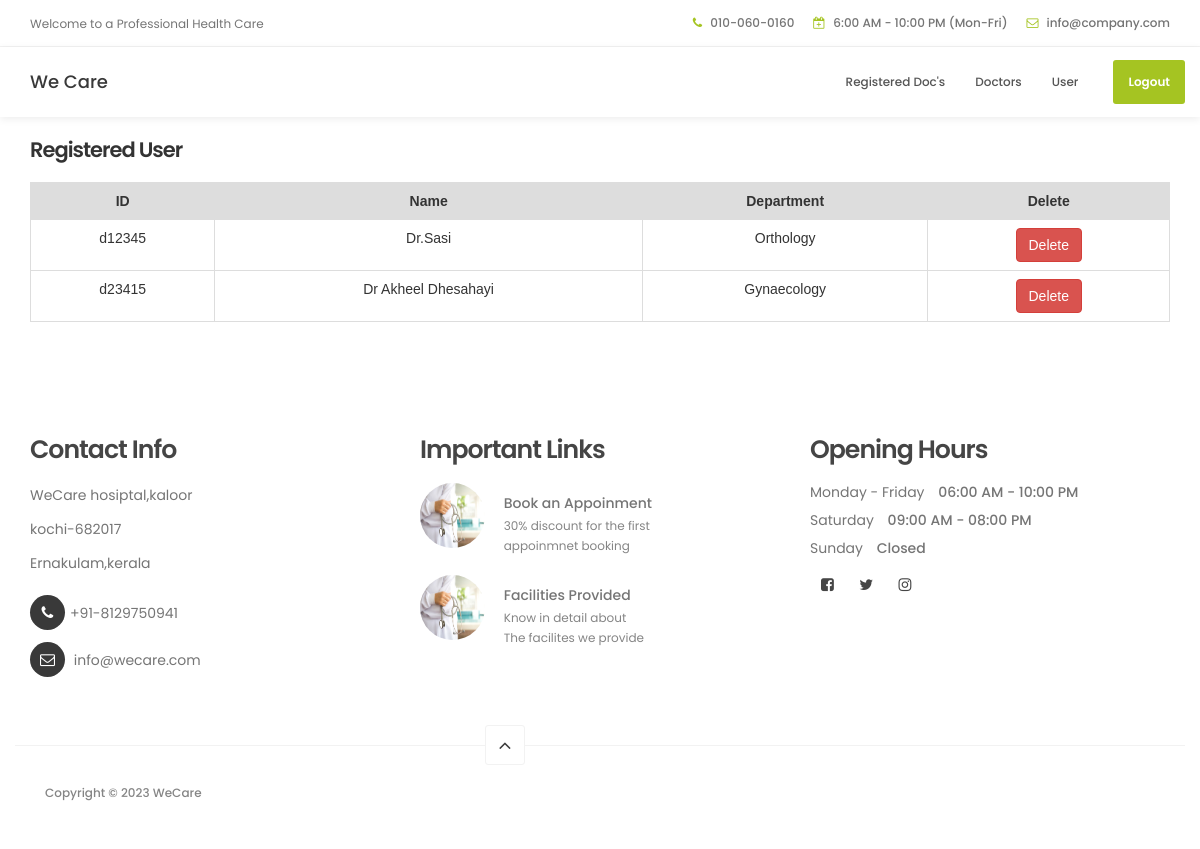
The page /docDisplay on the database its author committed.
### hosptialapp/models.py (models this page shows, shortened)
class docs_db(models.Model):
    doc_name = models.CharField(max_length=25)
    doc_id = models.CharField(max_length=25)
    doc_file = models.FileField(max_length=25)
    doc_department = models.CharField(max_length=25)

### hosptialapp/views.py (the view)
# urls.py: path('docDisplay',views.docDisplay),
def docDisplay(request):
    d=docs_db.objects.all()
    return render(request,"DocsTable.html",{'data':d})

### template/DocsTable.html (shortened to what this page needs)
<!DOCTYPE html>
<html lang="en">
<head>
          {% load static %}
     <link rel="stylesheet" href="{% static 'css/bootstrap.min.css' %}">
     <link rel="stylesheet" href="{% static 'css/font-awesome.min.css' %}">
     <link rel="stylesheet" href="{% static 'css/animate.css' %}">
     <link rel="stylesheet" href="{% static 'css/owl.carousel.css' %}">
     <link rel="stylesheet" href="{% static 'css/owl.theme.default.min.css' %}">
     <link rel="stylesheet" href="https://cdnjs.cloudflare.com/ajax/libs/font-awesome/4.7.0/css/font-awesome.min.css">
     <link rel="stylesheet" href="{% static 'css/tooplate-style.css' %}">
</head>
<body id="top" data-spy="scroll" data-target=".navbar-collapse" data-offset="50">
     <header>
          <div class="container">
               <div class="row">
                    <div class="col-md-4 col-sm-5">
                         <p>Welcome to a Professional Health Care</p>
                    </div>
                    <div class="col-md-8 col-sm-7 text-align-right">
                         <span class="phone-icon"><i class="fa fa-phone"></i> 010-060-0160</span>
                         <span class="date-icon"><i class="fa fa-calendar-plus-o"></i> 6:00 AM - 10:00 PM (Mon-Fri)</span>
                         <span class="email-icon"><i class="fa fa-envelope-o"></i> <a href="https://mail.google.com/">info@company.com</a></span>
                    </div>
               </div>
          </div>
     </header>
     <section class="navbar navbar-default navbar-static-top" role="navigation">
          <div class="container">
               <div class="navbar-header">
                    <a href="./" class="navbar-brand">We Care</a>
               </div>
               <div class="collapse navbar-collapse">
                    <ul class="nav navbar-nav navbar-right">
                         <li><a href="docDisplay" class="smoothScroll">Registered Doc's</a></li>
                         <li><a href="docsform" class="smoothScroll">Doctors</a></li>
                         <li><a href="adminhome" class="smoothScroll">User</a></li>
                         <li class="appointment-btn"><a href="adminlogout">Logout</a></li>
                    </ul>
               </div>
          </div>
     </section>
     <div class="container">
          <h3>Registered User</h3><br>
     {% if data %}
     <table class="table">
          <tr>
               <th>ID</th>
               <th>Name</th>
               <th>Department</th>
               <th>Delete</th>
          </tr>
          {% for i in data %}
          <tr>
               <td>{{i.doc_id}}</td>
               <td>{{i.doc_name}}</td>
               <td>{{i.doc_department}}</td>
               <td><a href="/docDele/{{i.id}}" class="btn btn-danger">Delete</a></td>
          </tr>
          {% endfor %}
     </table>
     {% else %}
     <p>No details Available</p>
     {% endif %}
     </div>
     <footer data-stellar-background-ratio="5">
          <div class="container">
               <div class="row">
                    <div class="col-md-4 col-sm-4">
                         <div class="footer-thumb">
                              <h4 class="wow fadeInUp" data-wow-delay="0.4s">Contact Info</h4>
                              <p>WeCare hosiptal,kaloor</p>
                              <p>kochi-682017</p>
                              <p>Ernakulam,kerala</p>
                              <div class="contact-info">
                                   <p><i class="fa fa-phone"></i>+91-8129750941</p>
                                   <p><i class="fa fa-envelope-o"></i> <a href="#">info@wecare.com</a></p>
                              </div>
                         </div>
                    </div>
                    <div class="col-md-4 col-sm-4">
                         <div class="footer-thumb">
                              <h4 class="wow fadeInUp" data-wow-delay="0.4s">Important Links </h4>
                              <div class="latest-stories">
                                   <div class="stories-image">
                                        <a href="#"><img src="{% static 'images/news-image.jpg' %}" class="img-responsive" alt=""></a>
                                   </div>
                                   <div class="stories-info">
                                        <a href="#"><h5>Book an Appoinment</h5></a>
                                        <span>30% discount for the first <br> appoinmnet booking</span>
                                   </div>
                              </div>
                              <div class="latest-stories">
                                   <div class="stories-image">
                                        <a href="#"><img src="{% static 'images/news-image.jpg' %}" class="img-responsive" alt=""></a>
                                   </div>
                                   <div class="stories-info">
                                        <a href="#"><h5>Facilities Provided</h5></a>
                                        <span>Know in detail about <br> The facilites we provide</span>
                                   </div>
                              </div>
                         </div>
                    </div>
                    <div class="col-md-4 col-sm-4">
                         <div class="footer-thumb">
                              <div class="opening-hours">
                                   <h4 class="wow fadeInUp" data-wow-delay="0.4s">Opening Hours</h4>
                                   <p>Monday - Friday <span>06:00 AM - 10:00 PM</span></p>
                                   <p>Saturday <span>09:00 AM - 08:00 PM</span></p>
                                   <p>Sunday <span>Closed</span></p>
                              </div>
                              <ul class="social-icon">
                                   <li><a href="https://www.facebook.com/tooplate" class="fa fa-facebook-square" attr="facebook icon"></a></li>
                                   <li><a href="#" class="fa fa-twitter"></a></li>
                                   <li><a href="#" class="fa fa-instagram"></a></li>
                              </ul>
                         </div>
                    </div>
                    <div class="col-md-12 col-sm-12 border-top ">
                         <div class="col-md-4 col-sm-6">
                              <div class="copyright-text">
                                   <p>Copyright &copy; 2023 WeCare
                              </div>
                         </div>
                         <div class="col-md-2 col-sm-2 text-align-center">
                              <div class="angle-up-btn">
                                  <a href="#top" class="smoothScroll wow fadeInUp" data-wow-delay="1.2s"><i class="fa fa-angle-up"></i></a>
                              </div>
                         </div>
                    </div>
               </div>
          </div>
     </footer>
</body>
</html>

### static/css/tooplate-style.css (style rules this page uses)
body { background: #ffffff; font-family: 'Poppins', sans-serif; overflow-x: hidden; }
h1,h2,h3,h4,h5,h6 { font-weight: 600; line-height: inherit; }
h1,h2,h3,h4 { letter-spacing: -1px; }
h5 { font-weight: 500; }
h3 { font-size: 1.8em; line-height: 1.2em; margin-bottom: 0; }
h4 { color: #454545; font-size: 1.8em; padding-bottom: 2px; }
p { color: #757575; font-size: 14px; font-weight: normal; line-height: 24px; }
html { -webkit-font-smoothing: antialiased; }
a { color: #252525; -webkit-transition: 0.5s; transition: 0.5s; text-decoration: none !important; }
.text-align-right { text-align: right; }
.text-align-center { text-align: center; }
.border-top { border-top: 1px solid #f2f2f2; margin-top: 4em; padding-top: 2.5em; }
header { background: #ffffff; border-bottom: 1px solid #f2f2f2; display: flex; height: 45px; }
header .col-md-8 { padding-right: 0; }
header p, header span { font-size: 12px; line-height: 24px; padding-top: 12px; }
header a, header span { color: #747474; }
header span { font-weight: 500; display: inline-block; padding: 11px 15px; }
header span.date-icon { border-left: 1px solid #f2f2f2; border-right: 1px solid #f2f2f2; padding-right: 19px; padding-left: 19px; }
header span i { color: #a5c422; margin-right: 5px; }
.navbar-default { background: #ffffff; box-shadow: 0 2px 8px rgba(0,0,0,.075); border: none; margin-bottom: 0; padding: 10px; }
.navbar-default .navbar-brand { color: #393939; font-weight: 500; }
.navbar-default .navbar-nav li.appointment-btn { margin: 3px 0 0 20px; }
.navbar-default .navbar-nav li.appointment-btn a { background: #a5c422; border-radius: 3px; color: #ffffff; font-weight: 600; padding-top: 12px; padding-bottom: 12px; }
.navbar-default .navbar-nav li a { color: #555555; font-size: 12px; font-weight: 500; padding-right: 20px; padding-left: 20px; -webkit-transition: all ease-in-out 0.4s; transition: all ease-in-out 0.4s; }
footer { padding-top: 80px; padding-bottom: 40px; }
footer h4 { padding-bottom: 5px; }
footer a { color: #757575; }
.contact-info { padding-top: 10px; }
.contact-info .fa { background: #393939; border-radius: 100%; color: #ffffff; font-size: 15px; width: 35px; height: 35px; line-height: 35px; text-align: center; margin-right: 5px; margin-bottom: 2px; }
.latest-stories { margin-bottom: 20px; }
.stories-image, .stories-info { display: inline-block; vertical-align: top; }
.stories-image img { border-radius: 100%; width: 65px; height: 65px; }
.stories-info { margin-left: 15px; }
.stories-info h5 { margin-bottom: 2px; }
.stories-info span { color: #858585; font-size: 12px; }
.opening-hours p { line-height: 18px; }
.opening-hours span { font-weight: 500; display: inline-block; padding-left: 10px; }
.copyright-text p, .footer-link a { color: #858585; font-size: 12px; font-weight: 500; }
.angle-up-btn { position: relative; bottom: 4em; display: block; }
.angle-up-btn a { background: #ffffff; border: 1px solid #f2f2f2; border-radius: 3px; font-size: 20px; color: #393939; display: inline-block; text-align: center; width: 40px; height: 40px; line-height: 38px; transition: transform 0.1s ease-in; transform: translateX(0); }
.social-icon { position: relative; padding: 0; margin: 0; }
.social-icon li { display: inline-block; list-style: none; }
.social-icon li a { border-radius: 100px; color: #464646; font-size: 15px; width: 35px; height: 35px; line-height: 35px; text-decoration: none; text-align: center; transition: all 0.4s ease-in-out; position: relative; }
@media only screen and (max-width: 1200px) { h3 { font-size: 1.5em; } }
@media only screen and (max-width: 1200px) { header { height: inherit; } }
@media only screen and (max-width: 1200px) { header span.date-icon { border: 0; padding-right: 0; padding-left: 0; } }
@media only screen and (max-width: 1200px) { header span.email-icon { padding-top: 0; } }
@media only screen and (max-width: 1200px) { .navbar-default .navbar-nav li a { padding-right: 15px; padding-left: 15px; } }

### template/DocsTable.html (style rules this page uses)
table { font-family:arial,sans-serif; border-collapse:collapse; width:80%; }
td,th { border:1px solid #dddddd; text-align:center; padding:8px; }
tr:nth-child(1) { background-color:#dddddd; }

### rows shown on the page
docs_db: doc_id "d12345", doc_name "Dr.Sasi", doc_department "Orthology"
docs_db: doc_id "d23415", doc_name "Dr Akheel Dhesahayi", doc_department "Gynaecology"
